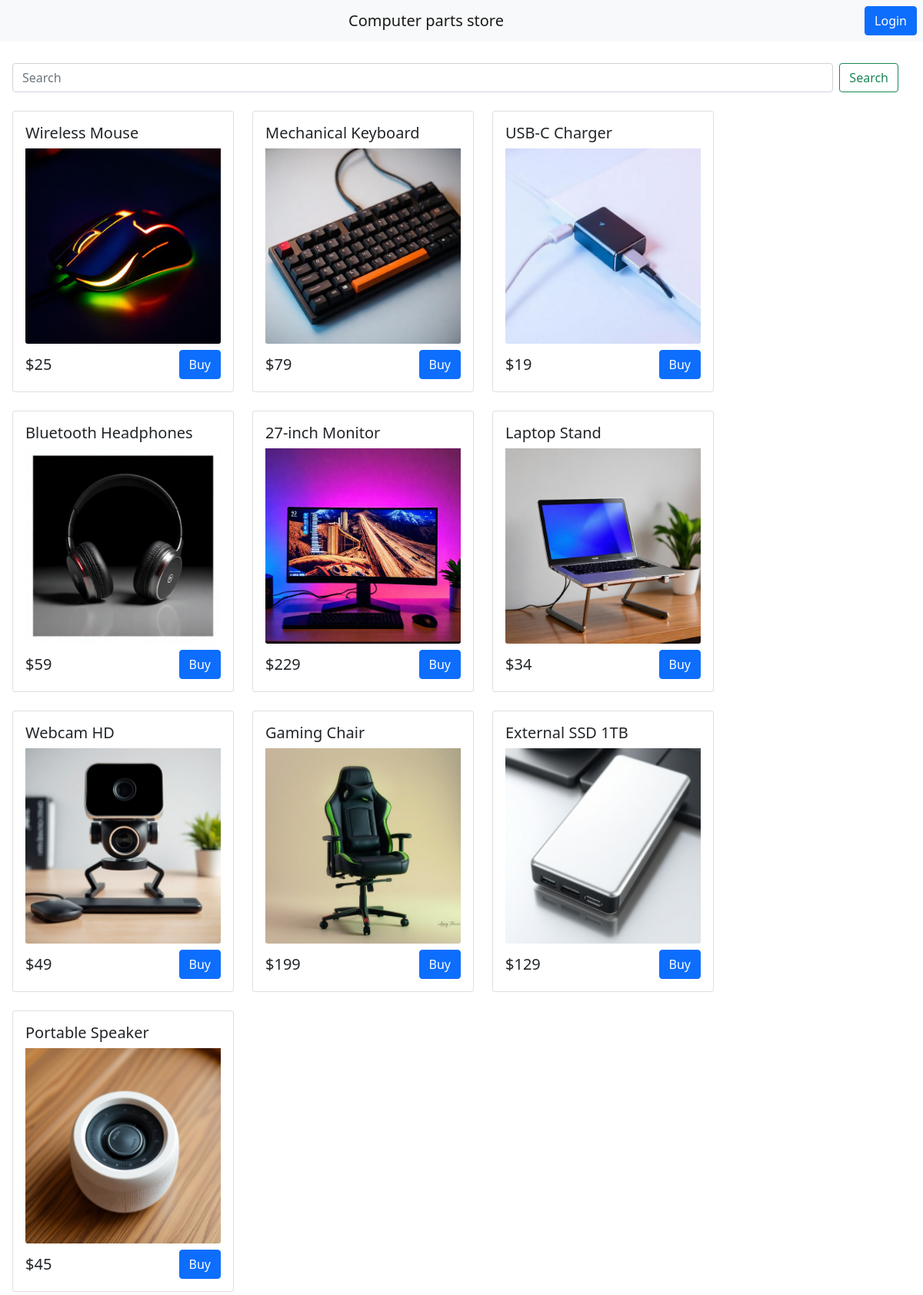
Before: / with the older database file.
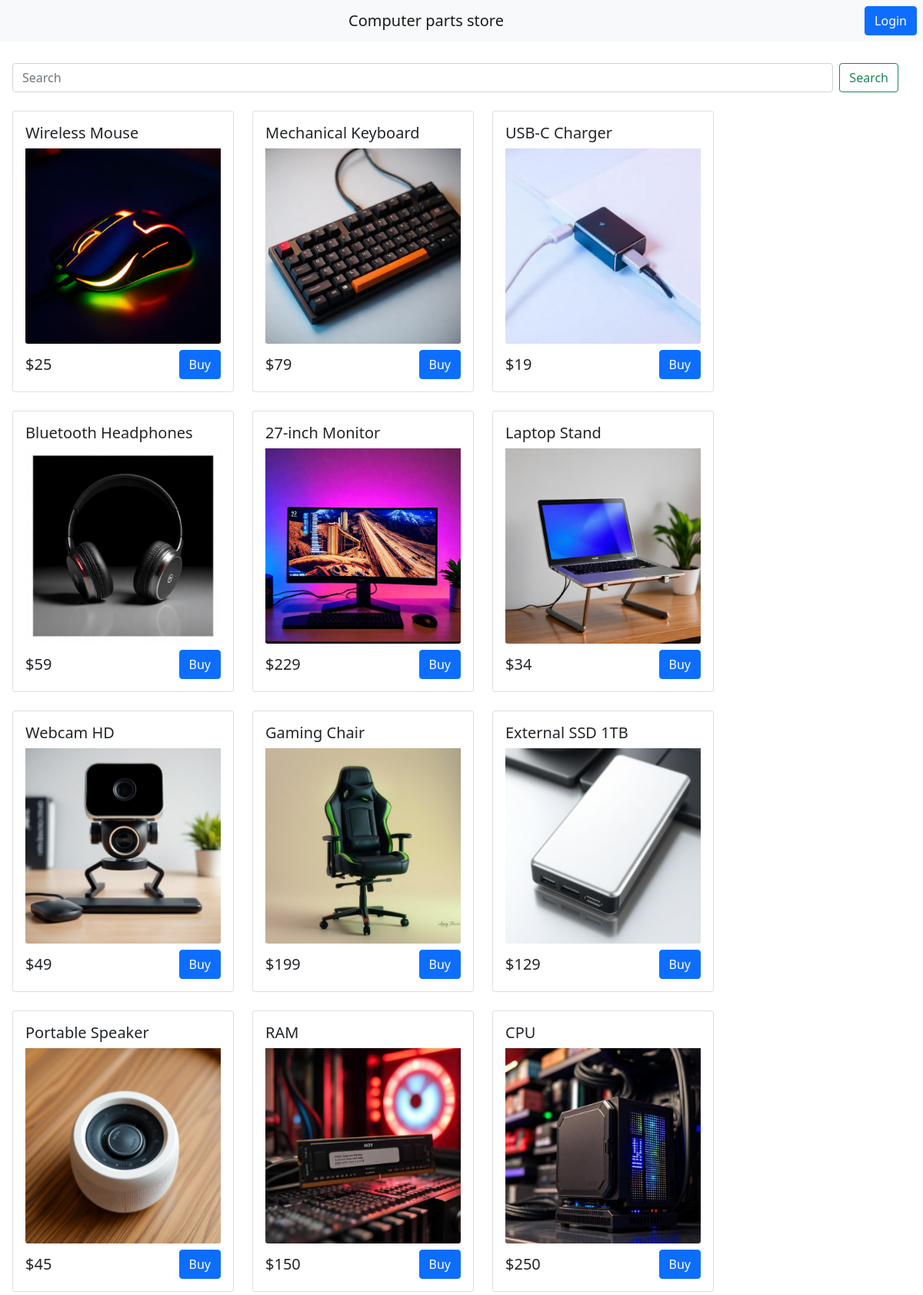
After: the same page with the newer database file.
### tables this page shows
CREATE TABLE products (
    id INTEGER PRIMARY KEY AUTOINCREMENT,
    product_name TEXT,
    price INTEGER,
    image TEXT
);

### main.py (the view)
@app.route("/")
def index():
    conn = sqlite3.connect('computer_store.db')
    conn.set_trace_callback(sql_trace)
    q_search = request.args.get('search', '')
    products = conn.execute(f"SELECT id, product_name, price, image FROM products WHERE product_name like '%{q_search}%';").fetchall()
    keys = ["id", "name", "price", "img"]
    products_dicts = []
    for product in products:
        products_dicts.append(dict(zip(keys, product)))
    conn.close()
    return render_template("index.html", products=products_dicts)

### templates/index.html (shortened to what this page needs)
<html>
    <head>
        <link href="https://cdn.jsdelivr.net/npm/bootstrap@5.0.2/dist/css/bootstrap.min.css" rel="stylesheet">
    </head>
    <body>
        {% include "navbar.html" %}
        <div id = "products" class = "row g-4 m-1">
            <form class="d-flex flex-shrink-1 align-items-center mb-0" method="get" action="/">
                <input class="form-control me-2" type="search" name="search" placeholder="Search" aria-label="Search">
                <button class="btn btn-outline-success me-3" type="submit">Search</button>
            </form>
            {% for product in products %}
            <div class = "col-auto">
                <div class = "card" style = "width: 18rem;">
                    <div class = "card-body">
                        <h5 class = "card-title">
                            {{product.name}}
                        </h5>
                        <img src = "/static/images/{{product.img}}" class = "card-img-bottom">
                        <div class = "d-flex justify-content-between align-items-center mt-2">
                            <span class = "h5 mb-0"> ${{product.price}} </span>
                            <a href = "#" class = "btn btn-primary" > Buy </a>
                        </div>
                    </div>
                </div>
            </div>
            {% endfor %}
        </div>
    </body>
</html>

Changed rows visible on the page:
added products: name "RAM", img (picture), price "150"
added products: name "CPU", img (picture), price "250"
